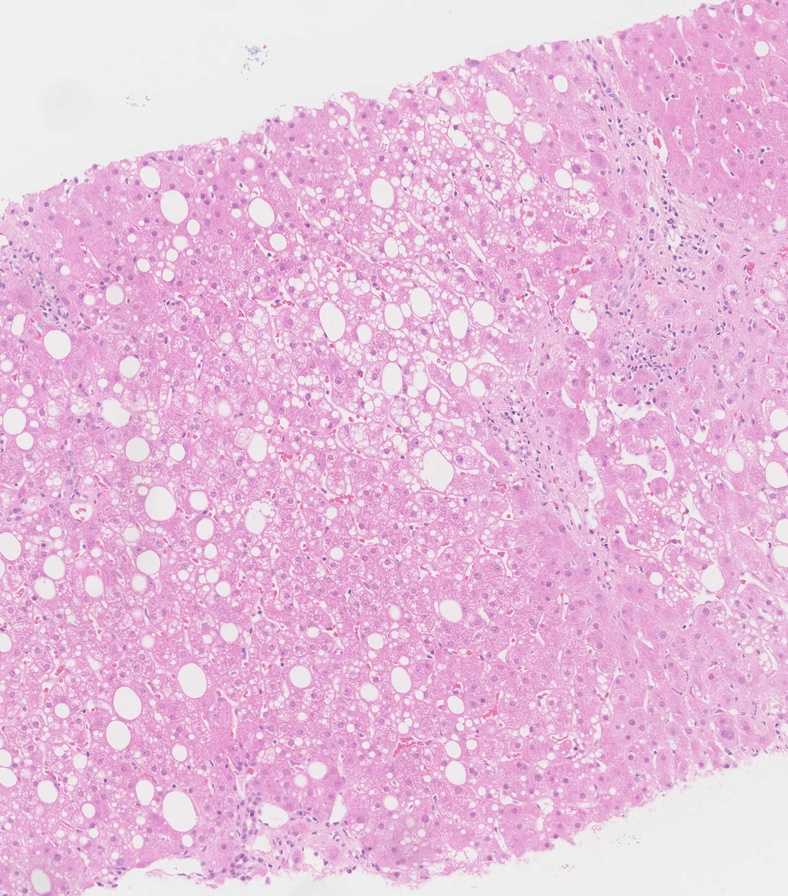
#> input picture TP4 Deformable Models/images_misc/Histo.jpg, 788 x 896 px, shrunk from 2206 x 2509 before the run
$ python gvf_elsa2.py images_misc/Histo.jpg
#> lines starting #> are read from the running program, lines starting #| are printed output that depends on the picture; after the words box and inside, x2 and y2 are one past the last pixel; in counts of white or black regions, pixels touching at a corner belong together
# From https://github.com/t-suzuki/gradient_vector_flow_test/blob/master/gvf.py
#!env python
# -*- coding: utf-8 -*-
# GVF(Gradient Vector Flow) of 2D image.
# implemented by t-suzuki.
# License: Public Domain
#
# reference:
# Chenyang Xu, et al. "Snakes, Shpes, and Gradient Vector Flow", IEEE TRANACTIONS ON IMAGE PROCESSING, VOL. 7, NO. 3, MARCH 1998

import sys
import imageio
import skimage.color
import skimage.data
import skimage.transform
try:
    import skimage.filters as skimage_filter
except:
    import skimage.filters as skimage_filter
import numpy as np
import matplotlib.pyplot as plt

def gradient_vector_flow(fx, fy, mu, dx=1.0, dy=1.0, verbose=True):
    u'''calc gradient vector flow of input gradient field fx, fy'''
    # calc some coefficients.
    b = fx**2.0 + fy**2.0
    c1, c2 = b*fx, b*fy
    # calc dt from scaling parameter r.
    r = 0.25 # (17) r < 1/4 required for convergence.
    dt = dx*dy/(r*mu)
    # max iteration
    N = int(max(1, np.sqrt(fx.shape[0]*fx.shape[1])))
    # initialize u(x, y), v(x, y) by the input.
    curr_u = fx
    curr_v = fy
    def laplacian(m):
        return np.hstack([m[:, 0:1], m[:, :-1]]) + np.hstack([m[:, 1:], m[:, -2:-1]]) \
                + np.vstack([m[0:1, :], m[:-1, :]]) + np.vstack([m[1:, :], m[-2:-1, :]]) \
                - 4*m
    for i in range(N):
        next_u = (1.0 - b*dt)*curr_u + r*laplacian(curr_u) + c1*dt
        next_v = (1.0 - b*dt)*curr_v + r*laplacian(curr_v) + c2*dt
        curr_u, curr_v = next_u, next_v
        if verbose:
            sys.stdout.write('.')
            sys.stdout.flush()
    if verbose:
        sys.stdout.write('\n')
    return curr_u, curr_v

def edge_map(img, sigma):
    blur = skimage.filters.gaussian(img, sigma)
    return skimage.filters.sobel(blur)

def gradient_field(im):
    im = skimage.filters.gaussian(im, 1.0)
    gradx = np.hstack([im[:, 1:], im[:, -2:-1]]) - np.hstack([im[:, 0:1], im[:, :-1]])
    grady = np.vstack([im[1:, :], im[-2:-1, :]]) - np.vstack([im[0:1, :], im[:-1, :]])
    return gradx, grady

def add_border(img, width):
    h, w = img.shape
    val = img[:, 0].mean() + img[:, -1].mean() + img[0, :].mean() + img[-1, :].mean()
    res = np.zeros((h + width*2, w + width*2), dtype=img.dtype) + val
    res[width:h+width, width:w+width] = img
    res[:width, :] = res[width, :][np.newaxis, :]
    res[:, :width] = res[:, width][:, np.newaxis]
    res[h+width:, :] = res[h+width-1, :][np.newaxis, :]
    res[:, w+width:] = res[:, w+width-1][:, np.newaxis]
    return res

if __name__=='__main__':
    # load image and preprocess
    if len(sys.argv) > 1:
        fn = sys.argv[1]
        img = skimage.color.rgb2gray(imageio.imread(fn, pilmode='RGB'))
#> img: shape (896, 788) float64; min 0.334, max 0.966, mean 0.79
    else:
        img = skimage.color.rgb2gray(skimage.data.lena())
        img = skimage.transform.resize(img, (256, 256))
    img = img.astype(np.float32) / 255.0
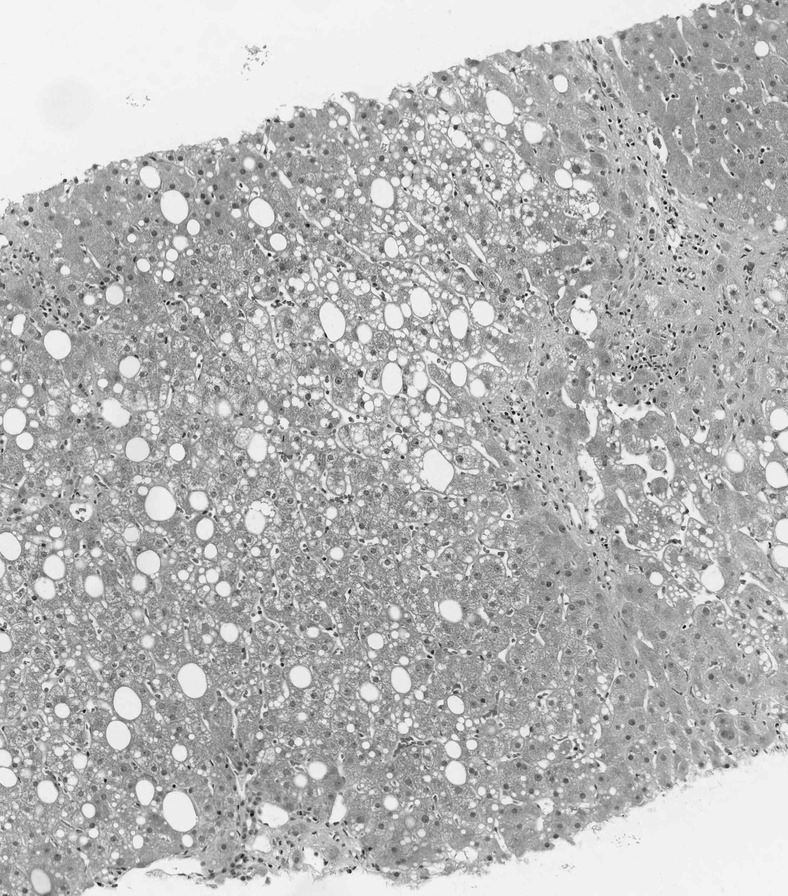
#> img: shape (896, 788) float32; min 0.00131, max 0.00379, mean 0.0031; drawn with min black and max white
    img = add_border(img, 32)
#> in add_border, `val = img[:, 0].mean() + img[:, -1].mean() + img[0, :].mean() + img[-1..`: val = 0.0136
#> in add_border, `res = np.zeros((h + width*2, w + width*2), dtype=img.dtype) + val`: res: shape (960, 852) float32; every value is 0.0136
#> in add_border, `res[:width, :] = res[width, :][np.newaxis, :]`: res: shape (960, 852) float32; min 0.00131, max 0.0136, mean 0.00422
#> in add_border, `res[:, :width] = res[:, width][:, np.newaxis]`: res: shape (960, 852) float32; min 0.00131, max 0.0136, mean 0.00385
#> in add_border, `res[h+width:, :] = res[h+width-1, :][np.newaxis, :]`:
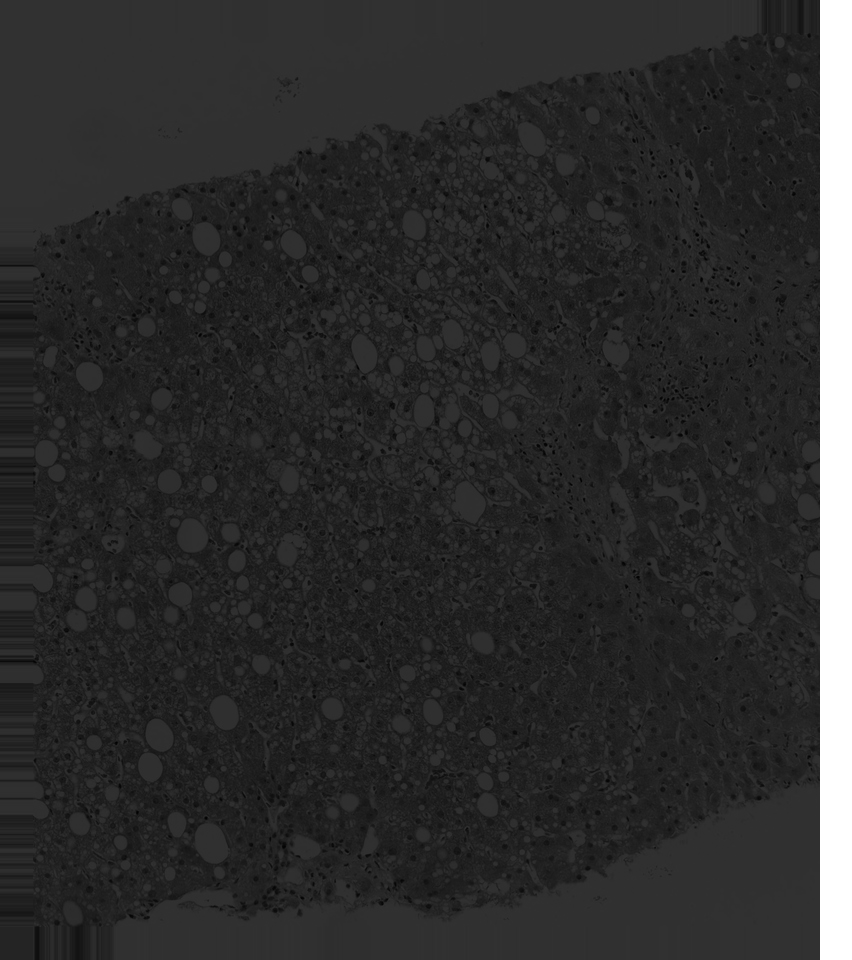
#> res: shape (960, 852) float32; min 0.00131, max 0.0136, mean 0.00353; drawn with min black and max white
#> in add_border, `res[:, w+width:] = res[:, w+width-1][:, np.newaxis]`:
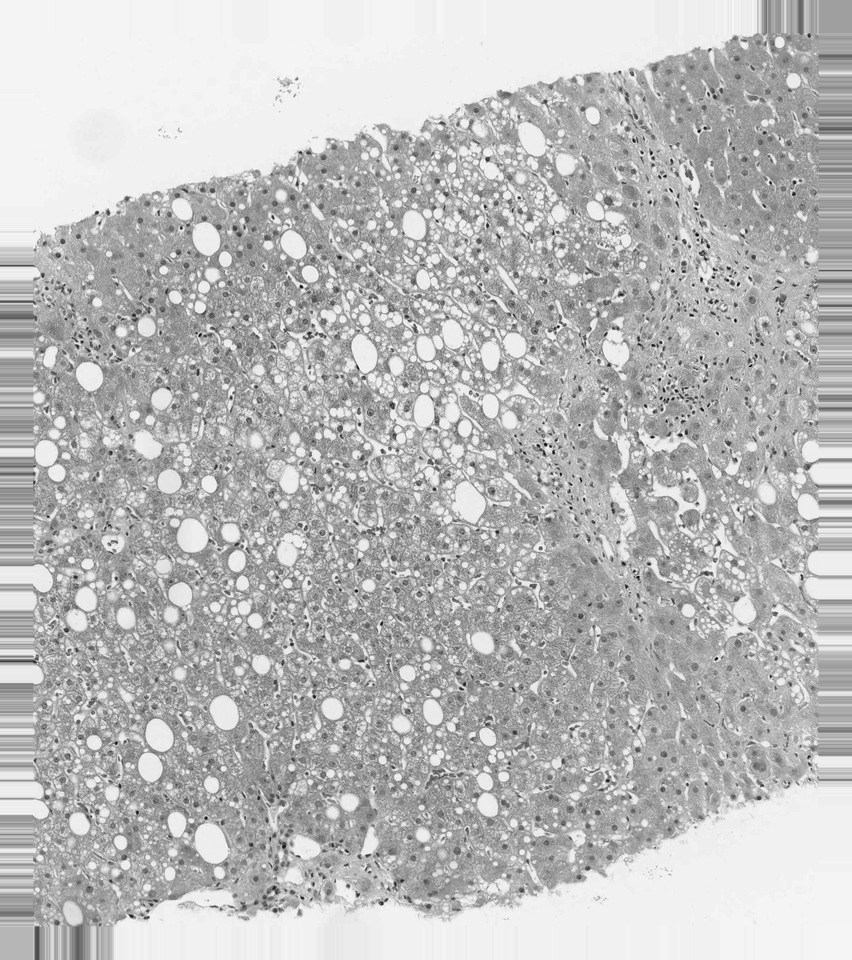
#> res: shape (960, 852) float32; 3.76% of pixels changed, all inside (x1, y1, x2, y2) = (820, 0, 852, 960); drawn with min black and max white
    edge = edge_map(img, sigma=2)

    # calc GVF
    fx, fy = gradient_field(edge)
    gx, gy = gradient_vector_flow(fx, fy, mu=1.0)
#> after the loop in gradient_vector_flow, `for i in range(N):`:
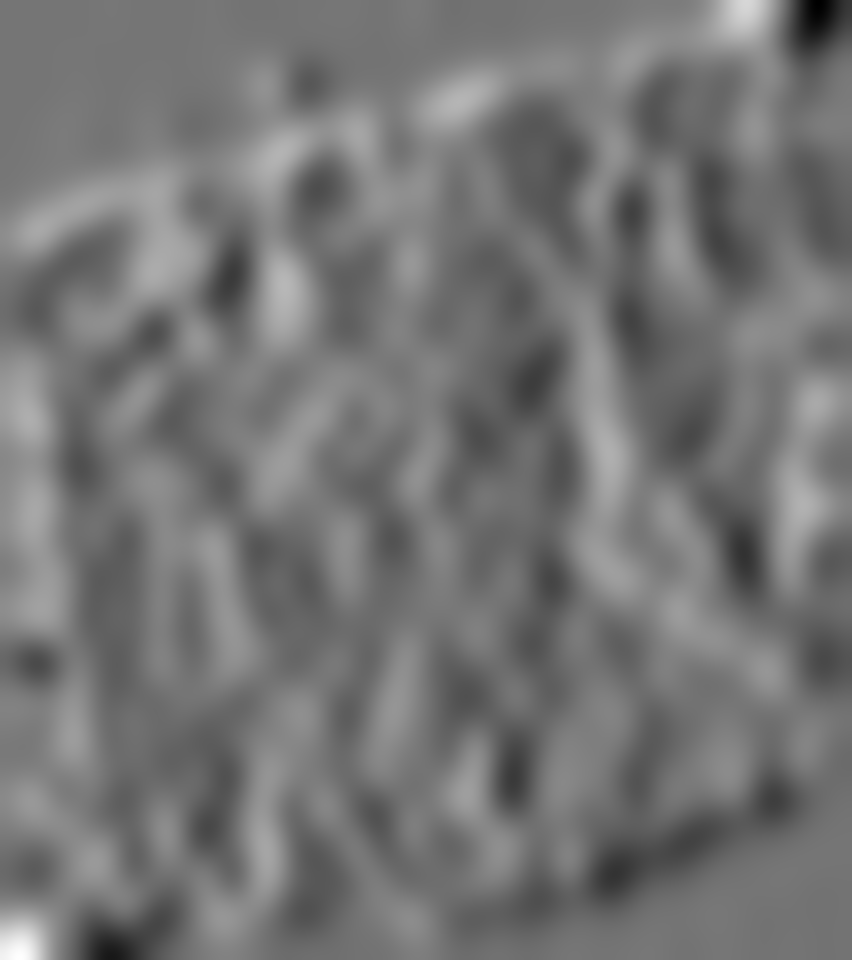
#> curr_u: shape (960, 852) float32; min -2.59e-06, max 3.04e-06, mean 2.6e-09; drawn with min black and max white
#> after the loop in gradient_vector_flow, `for i in range(N):`:
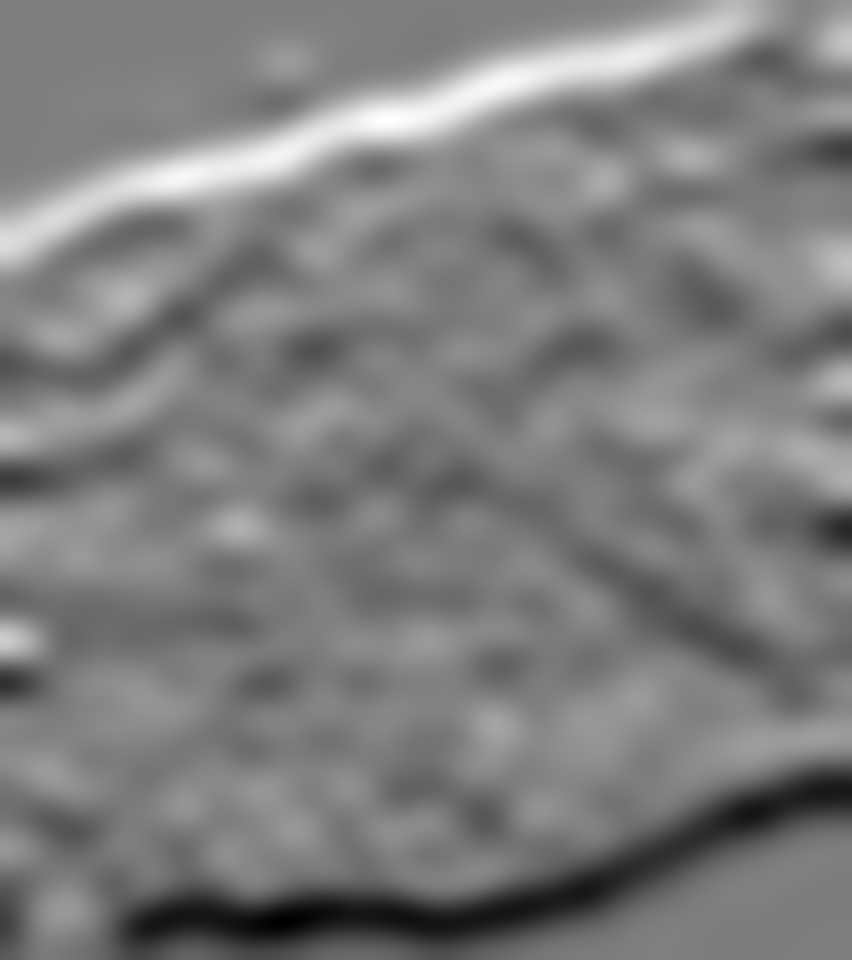
#> curr_v: shape (960, 852) float32; min -3.11e-06, max 3.19e-06, mean 6.23e-09; drawn with min black and max white

    # plot the results
    H, W = img.shape
#> H = 960; W = 852
    Y, X = np.meshgrid(range(0, H, 5), range(0, W, 5))
    def plot_vector_field(ax, vx, vy):
        scale = np.sqrt(np.max(vx**2+vy**2))*20.0
        ax.imshow(img, cmap='gray')
        # vy shold be inversed (top=+Y -> top=-Y)
        ax.quiver(X, Y, vx[Y, X], -vy[Y, X], scale=scale, color='blue', headwidth=5)
    def vmin(values): return -max(values.max(), -values.min())
    def vmax(values): return max(values.max(), -values.min())
    fig, axs = plt.subplots(2, 4, figsize=(16, 8))
    fig.suptitle('Gradient Vector Flow (2D) demo')
    ax = axs[0][0]; ax.imshow(img, cmap='gray'); ax.set_title('org');ax.set_axis_off()
    ax = axs[0][1]; ax.imshow(edge[:, :], cmap='gray'); ax.set_title('edge');ax.set_axis_off()
    ax = axs[0][2]; ax.imshow(fx, vmin=vmin(fx), vmax=vmax(fx), cmap='seismic'); ax.set_title('fx');ax.set_axis_off()
    ax = axs[0][3]; ax.imshow(fy, vmin=vmin(fx), vmax=vmax(fx), cmap='seismic'); ax.set_title('fy');ax.set_axis_off()
    ax = axs[1][0]; ax.imshow(gx, vmin=vmin(gx), vmax=vmax(gx), cmap='seismic'); ax.set_title('GVFx');ax.set_axis_off()
    ax = axs[1][1]; ax.imshow(gy, vmin=vmin(gy), vmax=vmax(gy), cmap='seismic'); ax.set_title('GVFy');ax.set_axis_off()
    ax = axs[1][2]; plot_vector_field(ax, fx, fy); ax.set_title('f');ax.set_axis_off()
#> in plot_vector_field, `ax.quiver(X, Y, vx[Y, X], -vy[Y, X], scale=scale, color='blue', headwi..`:
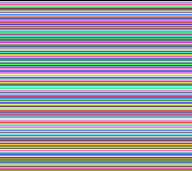
#> X: shape (171, 192) int64; 171 distinct labels, from 0 to 850; one colour per label, 0 black
    ax = axs[1][3]; plot_vector_field(ax, gx, gy); ax.set_title('GVF');ax.set_axis_off()
    fig.tight_layout()
    fig, axs = plt.subplots(1, 2, figsize=(16, 9))
    fig.suptitle('Gradient Vector Flow (2D) demo')
    ax = axs[0]; plot_vector_field(ax, fx, fy); ax.set_title('f');ax.set_axis_off()
    ax = axs[1]; plot_vector_field(ax, gx, gy); ax.set_title('GVF');ax.set_axis_off()
    fig.tight_layout()
    plt.show()
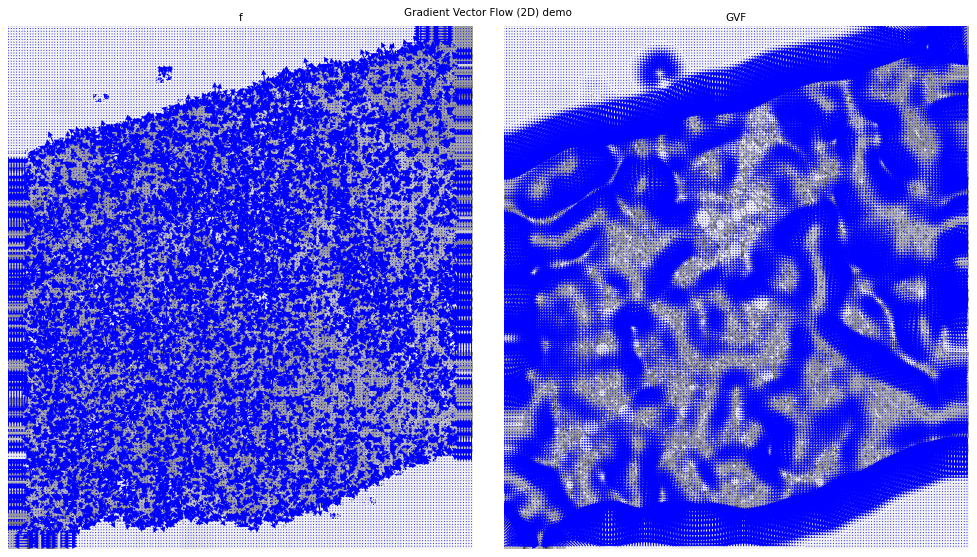
#> figure drawn by matplotlib, 2 panels
